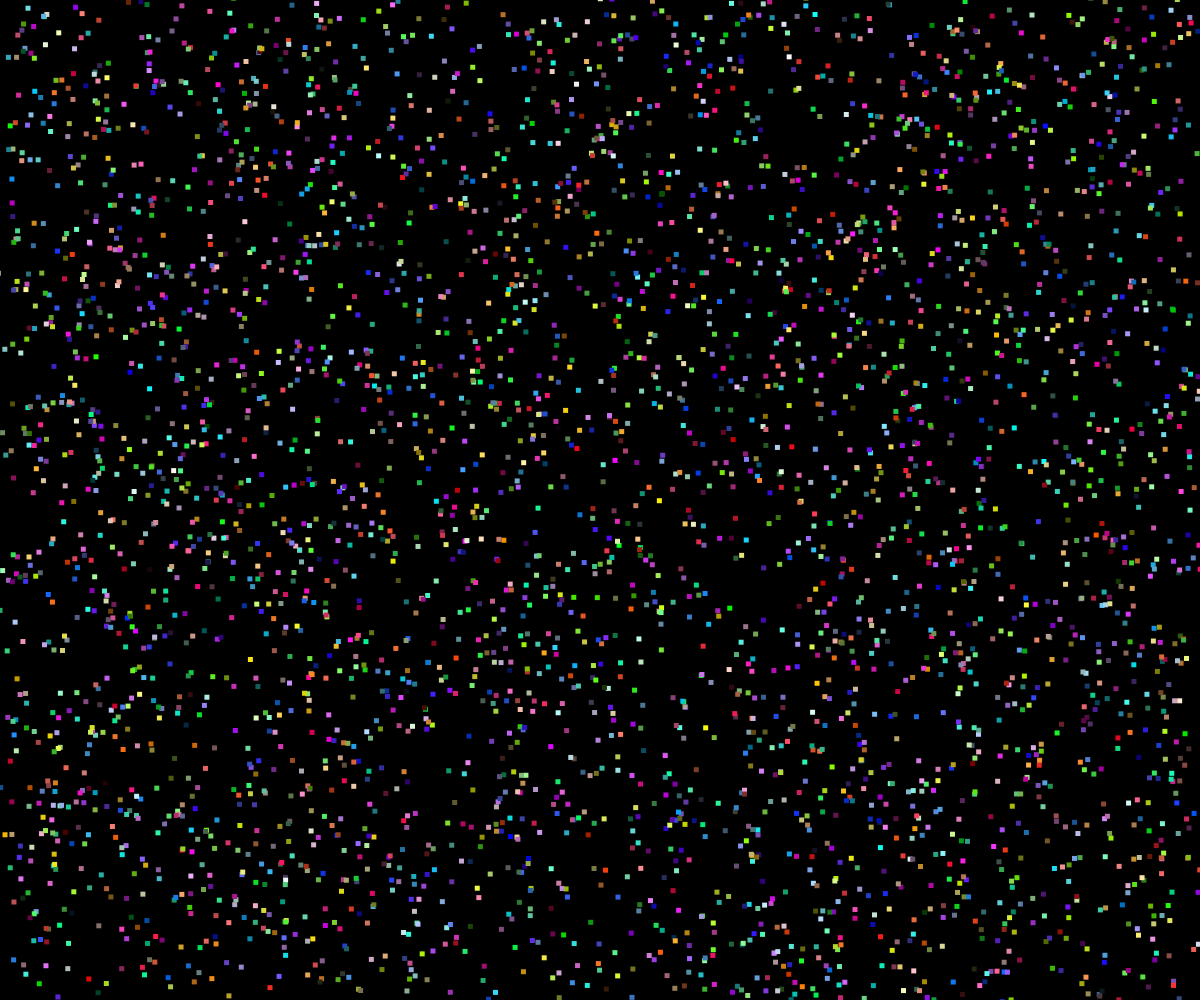
Frame 1 (no input)
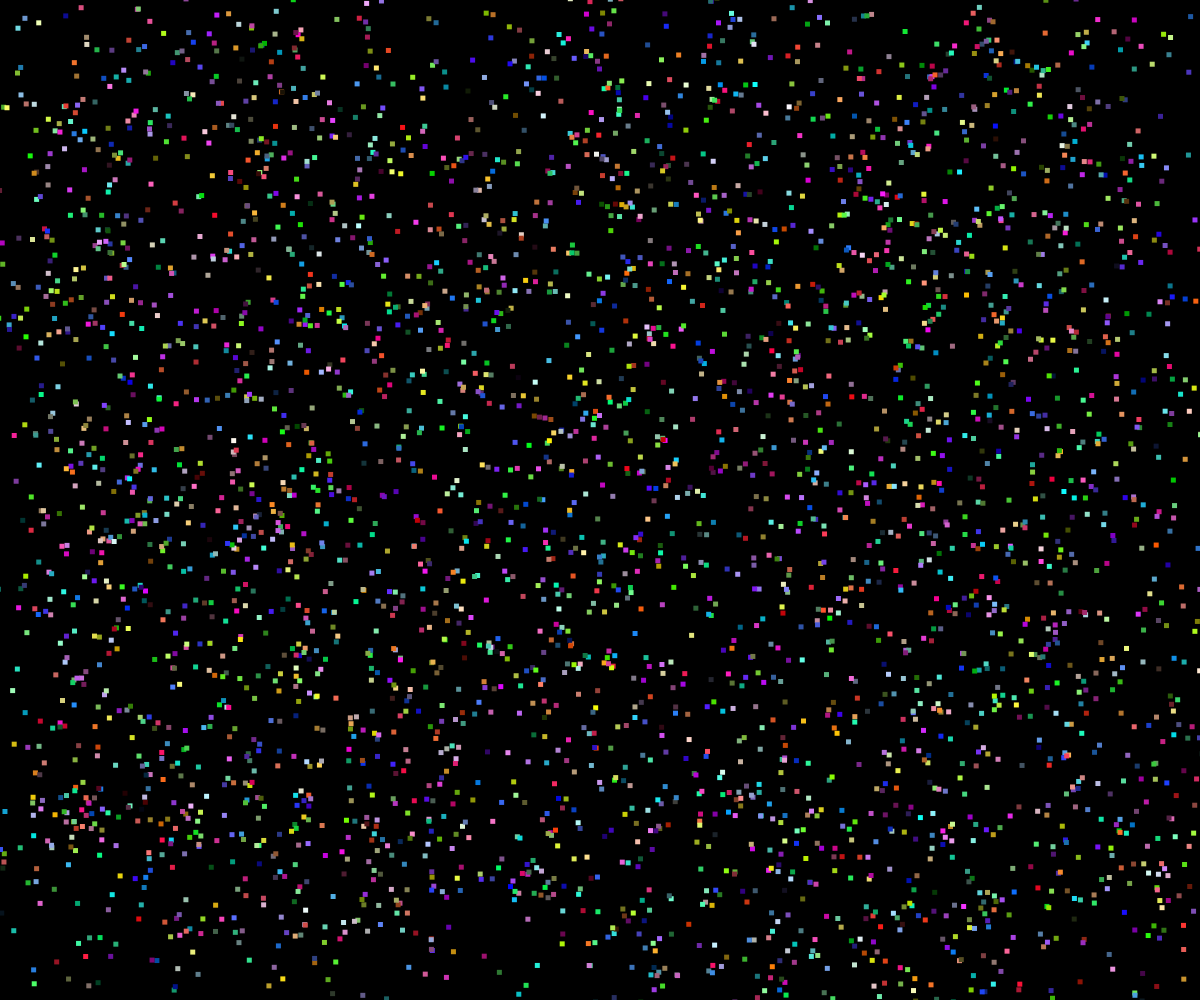
Frame 60 (no input)
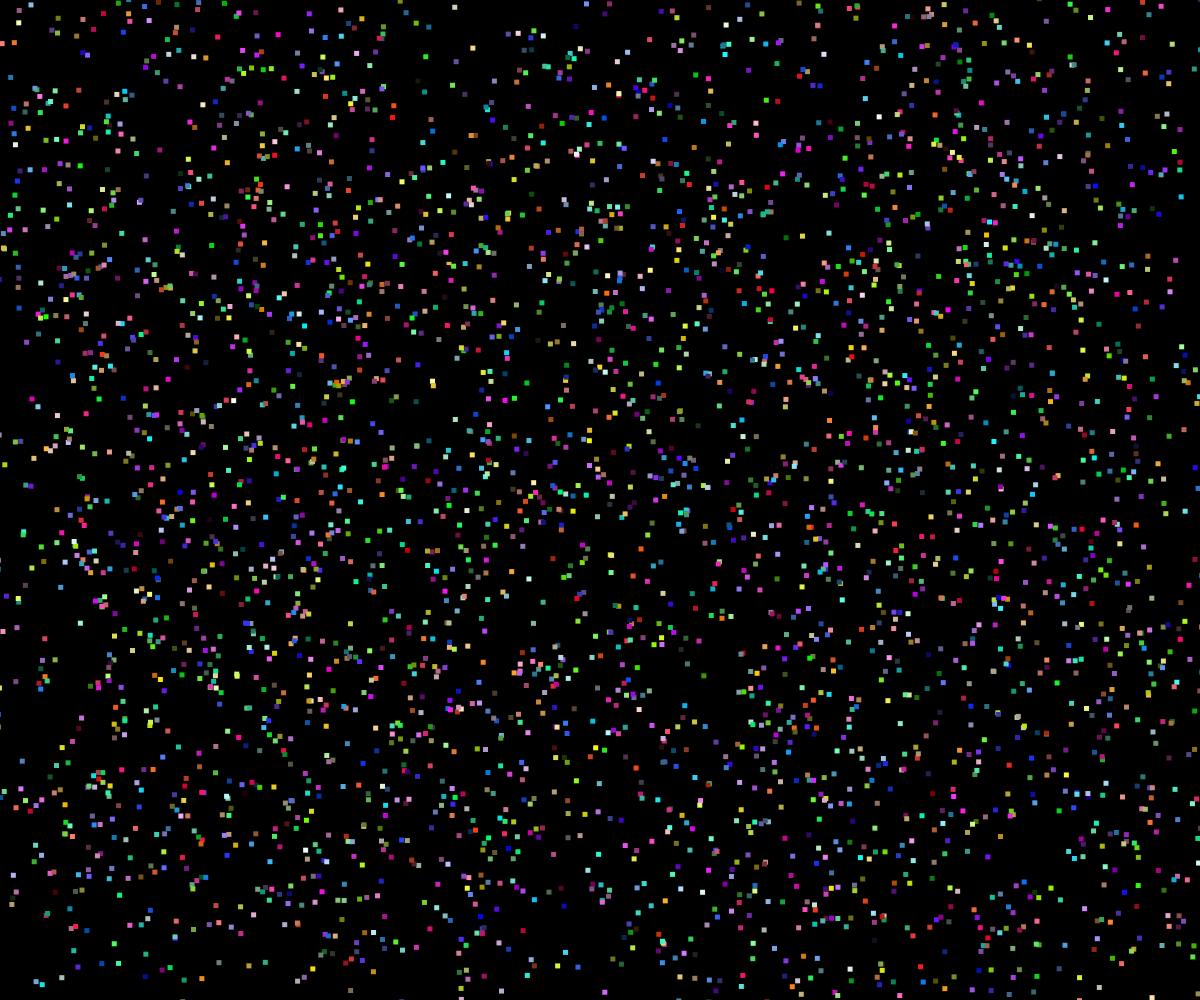
Frame 120 (the mouse pressed at the canvas centre since frame 60)

The p5.js sketch that drew these frames (run headless with seeded random() and noise() and a simulated clock; from frame 60 on, the mouse is pressed at the canvas centre):

// p5.js sketch
// ── sketch.js
// basics of objects oriented programing
// ahmad fayed
// December 2
//
// Extra for Experts:
// - some random walkers defined as objects 

let walkers=[];
const NUM_WALKERS = 4000;

function setup() {
  createCanvas(windowWidth, windowHeight);
  noStroke();
  background(0);
  for (let i = 0; i < NUM_WALKERS ; i++){
    let tempColor = color(random(255),random(255),random(255));
    walkers.push(new Walker(random(width), random(height), tempColor));
  }


}

function draw() {
  background(0);
  for(let i = 0; i < walkers.length; i++){
    walkers[i].move();
    walkers[i].display();

  }

}

class Walker{

  // class constructor and properties 

  constructor(x,y,c){
    this.x = x;
    this.y = y;
    this.c = c;
    this.speed = 10;
    this.size = 5;
  }

  move(){
    let myChoice = Math.floor(random(4));
    if(myChoice === 0) this.x -= this.speed;
    else if (myChoice === 1) this.x += this.speed
    else if (myChoice === 2) this.y -= this.speed
    else this.y += this.speed;


  }

  display(){
    rectMode(CENTER);
    fill(this.c);
    rect(this.x,this.y,this.size,this.size);
  }



}
